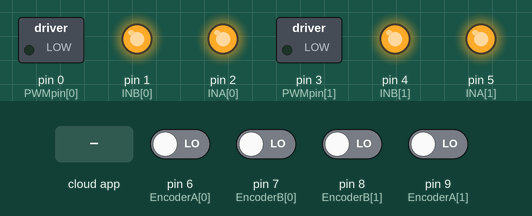
This program was run on a simulated Teensy 4. On the bench: switched loads named in the program (green lamp = pin HIGH), output pins drawn as LEDs (lit = HIGH). Inputs (shaded band) come from the test bench; at power-on: pin 6 (EncoderA[0]), pin 7 (EncoderB[0]), pin 8 (EncoderB[1]), pin 9 (EncoderA[1]) LOW. The ROS host is connected and sends only what is stated.

Above: at 1.2 s.
1.3 s: the phone or cloud app sets angular.z to -100
At 2.8 s:
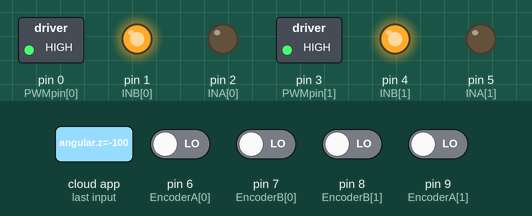
3.5 s: the phone or cloud app sets linear.x to -100
At 6.0 s:
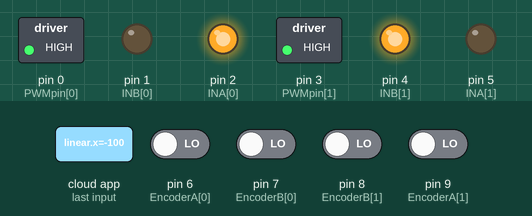
6.5 s: the phone or cloud app sets linear.x to 0
At 9.02 s:
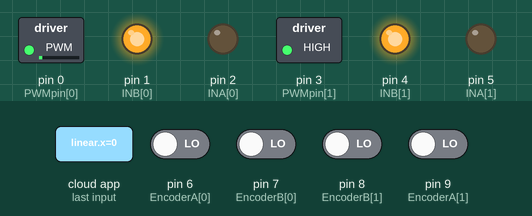
9.5 s: the phone or cloud app sets angular.z to 0
11.0 s: pin 6 (EncoderA[0]) driven HIGH
At 11.6 s:
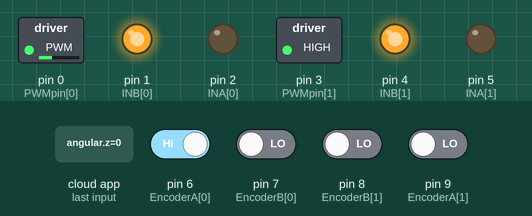
12.5 s: the phone or cloud app sets linear.x to 100
At 19.1 s:
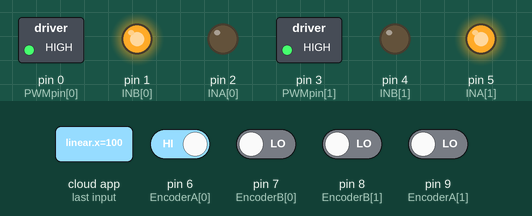
Timing chart, 0 to 20.1 s (numbered marks = the images above; inputs shaded):
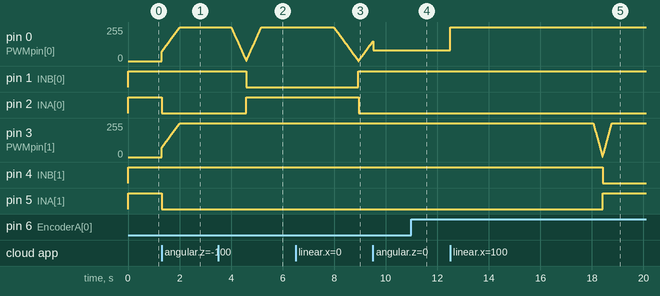

The program:

main.cpp
```cpp
#include <Arduino.h>
#include <elapsedMillis.h>
#include <ros.h>
#include <ros/time.h>
#include <geometry_msgs/Twist.h>
#include <tf/tf.h>
#include <tf/transform_broadcaster.h>
#include <nav_msgs/Odometry.h>


ros::NodeHandle nh;               // objekt za teensy čvor


// ********************** klasa regulatora************************

class RegulatorPI {
  private:
    float Pcw, Icw, Dcw;          // parametri regulatora
    float ewprev, ew;             // pogreska procesa i integracija pogreske procesa
    int PWMmax;                   // zasicenje regulatora
    int PWMmin;                   // mrtva zona motora
    float yP = 0;
    float yI = 0;
    float yD = 0;
    float yC = 0;

  public:
    RegulatorPI()
      : Pcw(0.0), Icw(0.0), Dcw(0.0), ewprev(0.0), PWMmax(255), PWMmin(55)  {}    // KONSTRUKTOR, početna inicializacija parametara

    void Parametri(float PcwIn, float IcwIn, float DcwIn) {                       // inicializacija parametara regulatora
      Pcw = PcwIn; Icw = IcwIn; Dcw = DcwIn;
    }

    // wC - upravljacki signal
    // wM - mjerena brzina
    // wR - referenca brzine
    // T  - period
    // PWM - PWM
    // direction - smijer

    void wC(float wM, float wR, float T, int &PWM, int &direction) {   // upravljacki signal regulatora (& - referenca memorijske lokacije)

      ew = wR - wM;
      //ewinteg = ewinteg + ew*T;          // integriranje greske, implicito
      yP = Pcw*ew;                         // proporcionalno djelovanje
      yI = yI+Icw*ew*T;                    // integralno djelovanje
      yD = Dcw*(ew-ewprev)/T;              // derivacijsko djelovanje
      yC = yP + yI + yD;                   // izlazni signal regulatora
      ewprev = ew;

      PWM = (int) fabs(yC);                // upravljacki PWM signal zaokruzen na abs int
      if( PWM > PWMmax ) {                 // max PWM signal je 255
        PWM = PWMmax;
        yI = yC - yP - yD;                 // resetiranje integratora pri zasicenju
      }
      // else if( PWM>2 && PWM<PWMmin ) {
      //   PWM = PWMmin;                   // kada padne ispod PWMmin onda pada u mrtvu zonu
      //   yI = yC - yP;                   // resetiranje integratora za mrtvu zonu
      //}

      direction = 1;                        // postavljeni smjer vrtnje motora
      if( yC < 0 ) {                        // ovisno vrijednosti regulatora
        direction = -1;                     // smjer se mjenja
      }
      else if( PWM<2 ) {                    // gašenje motora
        direction = 0;
      }

//       Serial.print("e : ");
//       Serial.println(ew);
//       Serial.print("einteg : ");
//       Serial.println(ewinteg);
//       Serial.print("yC : ");
//       Serial.println(yC);
//       Serial.print("wR : ");
//       Serial.println(wR)

     }
};

// **************** varijable i pinovi *******************
#define nMotora  2                // broj motora
#define M1  0                     // motor 1
#define M2  1                     // motor 2
RegulatorPI regulatorW[nMotora];  // dvije (nMotora) instance regulatora

const int EncoderA[] = {6,9};     // encoderA motora 1 i 2
const int EncoderB[] = {7,8};     // encoderB    -||-
const int PWMpin[] = {0,3};       // PWMovi za motor 1 i 2
const int INA[] = {2,5};          // smjer + za motor 1 i 2
const int INB[] = {1,4};          // smjer -     -||-

volatile int ticks[] = {0,0};     // tickovi pojedinih enkodera u ReadEncoder()
long position[] = {0,0};          // suma tickova novo
long oldposition[] = {0,0};       // suma tickova staro
long dposition[] = {0,0};         // razlika tickova

double theta = 0;
double x = 0;
double y = 0;

unsigned long oldtime = 0;
elapsedMillis elapsedT;           // vrijeme u programu
unsigned int sampT=10;            // vrijeme uzorkovanja [mikrosekunde]

float wM[] = {0,0};               // mjerena brzina kotača
float wMprev[] = {0,0};           // mjerena brtina kotača n-1
float wMfilt[] = {0,0};           // filtritana brzina kotača

float wR[]={0,0};                 // referentna brzina kotača
float vrobota[]={0,0};            // linearna i kutna brzina robota
float vrobotaM[]={0,0,0};         // lineatna x,y i kutna mjerena brzina robota

unsigned int noCommMax = 800;      // maksimalan broj petlji u kojima komunikacija nije ostvarena ///////////////// stavi na 20
unsigned int noComm = 0;          // broj petlji u kojima komunikacija nije ostvarena

float r=0.165/2;                  // radius kotača
float L=0.380;                    // međuosovinski razmak

float rad = 0.0;                  // varijabla za sinusnu pobudu
unsigned long Tref;               // varijabla za početak pobude

// ********************* funkcije ***********************

void SetMotor(int INA, int INB, int PWMpin, int PWM, int direction)  {
// funkcija postavlja brzinu i smjer okretanja motora preko PWMa
  analogWrite(PWMpin, PWM);
  if(direction == 1) {
    digitalWrite(INA, HIGH);
    digitalWrite(INB, LOW);
  }
  else if(direction == -1) {
    digitalWrite(INA, LOW);
    digitalWrite(INB, HIGH);
  }
  else {
    digitalWrite(INA, HIGH);
    digitalWrite(INB, HIGH);
  }
}

template <int i>
void ReadEncoderA() {
  if(digitalRead(EncoderA[i])==HIGH) {
    if(digitalRead(EncoderB[i])==HIGH) {
      ticks[i]++; }
    else {
      ticks[i]--; }
  }
  else {
    if(digitalRead(EncoderB[i])==HIGH) {
      ticks[i]--; }
    else {
      ticks[i]++; }
  }
}

template <int i>
void ReadEncoderB() {
  if(digitalRead(EncoderB[i])==HIGH) {
    if(digitalRead(EncoderA[i])==HIGH) {
      ticks[i]--; }
    else {
      ticks[i]++; }
  }
  else {
    if(digitalRead(EncoderA[i])==HIGH) {
      ticks[i]++; }
    else {
      ticks[i]--; }
  }
}

void invKinematics(float Vtrans, float Wrot) {
// inverzna kinematika diferencialnog robota
  if (Vtrans>1) Vtrans=1;  // ogranicenje linearne brzine
  if (Wrot>2) Wrot=2;      // ogranicenje kutne brzine

  wR[0]=-1/r*(Vtrans-L*Wrot)*60/(2*PI);
  wR[1]=1/r*(Vtrans+L*Wrot)*60/(2*PI);
}


void dirKinematics(float wM0, float wM1, double theta) {
// direktna kinematika diferencialnog robota
//  vrobotaM[0] = r*PI*(wM1-wM0)*cos(theta)/(60);
  vrobotaM[0] = r*PI*(wM1-wM0)/(60);
  vrobotaM[1] = r*PI*(wM1-wM0)*sin(theta)/(60);
  vrobotaM[2] = r*PI*(wM0+wM1)/(60*L);
}

void cmd_vel_Cb( const geometry_msgs::Twist& twist){
// ROS subscriber na topic cmd_vel
 noComm = 0;                    // resetiranje variable
 vrobota[0]= twist.linear.x;
 vrobota[1]= twist.angular.z;
}

ros::Subscriber<geometry_msgs::Twist> sub("cmd_vel", &cmd_vel_Cb );
tf::TransformBroadcaster broadcaster;
nav_msgs::Odometry odom_msg;
ros::Publisher odom_pub("odom", &odom_msg);
geometry_msgs::TransformStamped t;

char base_link[] = "/base_link";
char odom[] = "/odom";

void setup() {

  nh.getHardware()->setBaud(115200);
  nh.initNode();                                // inicijalizacija komunikacije
  nh.subscribe(sub);
  nh.advertise(odom_pub);
  broadcaster.init(nh);

  for (int i = 0; i < nMotora; i++ ) {          // deklaritanje pinova za nMotora
    pinMode(EncoderA[i], INPUT);
    pinMode(EncoderB[i], INPUT);
    pinMode(PWMpin[i], OUTPUT);
    pinMode(INA[i], OUTPUT);
    pinMode(INB[i], OUTPUT);
    analogWriteFrequency(PWMpin[i],40000);      // postavljanje frekvencije PWM signala
    regulatorW[i].Parametri(1.5,6,0);           // postavljanje parametara regulatora motora
  }
  attachInterrupt(digitalPinToInterrupt(EncoderA[M1]), ReadEncoderA<M1>, CHANGE);   // interupt za ReadEncoderA, kanal A M1
  attachInterrupt(digitalPinToInterrupt(EncoderB[M1]), ReadEncoderB<M1>, CHANGE);   // interupt za ReadEncoderB, kanal B M1
  attachInterrupt(digitalPinToInterrupt(EncoderA[M2]), ReadEncoderA<M2>, CHANGE);   // interupt za ReadEncoderA, kanal A M2
  attachInterrupt(digitalPinToInterrupt(EncoderB[M2]), ReadEncoderB<M2>, CHANGE);   // interupt za ReadEncoderB, kanal B M2
  }

void loop() {
  nh.spinOnce();                                 // pokretanje ROS čvorova za komunikaciju
  invKinematics(vrobota[0],vrobota[1]);          // postavljanje referenci kotača

  if (elapsedT >= sampT) {                       // period uzorkovanja
    noInterrupts();                              // gasenje interupta za sigurno očitanje pozicije
    for(int j = 0; j < nMotora; j++){
      position[j] = ticks[j];                    // ocitanje pozicija obaju motora u vidu tickova
    }
    interrupts();
    float T = elapsedT/(1.0e3);                  // T [s]

    for(int i = 0; i < nMotora; i++){
      dposition[i] = position[i]-oldposition[i];
      wM[i]=(dposition[i]*60)/(T*46.8512*12*4);                  // izracun brzine motora [RPM]
      oldposition[i]=position[i];
      wMprev[i]=wM[i];
      wMfilt[i]=0.7265*wMfilt[i]+0.1367*wM[i]+0.1367*wMprev[i];  // butterworth filter cutoff na 5Hz
    }

    for (int k = 0; k < nMotora; k++){                           // izlaz regulatora
      int PWM, direction;
      if ( noComm>=noCommMax ) {
        wR[k]=0;
        regulatorW[k].wC(wMfilt[k], wR[k], T, PWM, direction);
        SetMotor(INA[k], INB[k], PWMpin[k], PWM, direction);
      }
      regulatorW[k].wC(wMfilt[k], wR[k], T, PWM, direction);
      SetMotor(INA[k], INB[k], PWMpin[k], PWM, direction);
    }

    // direknta kinematika, integracija položaja
    theta += (2*r*PI*(dposition[0]+dposition[1]))/(46.8512*12*4*L);
    if (theta > PI) theta -= TWO_PI;
    if (theta < (-PI)) theta += TWO_PI;
    x += ((dposition[1]-dposition[0])*cos(theta))/2;
    y += ((dposition[1]-dposition[0])*sin(theta))/2;

    dirKinematics(wMfilt[0],wMfilt[1],theta);                  // direktna kinematika mobilnog robota

    t.header.frame_id = odom;
    t.child_frame_id = base_link;

    t.transform.translation.x = x/1000;
    t.transform.translation.y = y/1000;
    t.transform.rotation.z = theta;
    t.transform.rotation = tf::createQuaternionFromYaw(theta);
    t.header.stamp = nh.now();

    broadcaster.sendTransform(t);

    nav_msgs::Odometry odom_msg;
    odom_msg.header.stamp = nh.now();
    odom_msg.header.frame_id = odom;

    odom_msg.pose.pose.position.x = x/1000;
    odom_msg.pose.pose.position.y = y/1000;
    odom_msg.pose.pose.position.z = 0.0;
    odom_msg.pose.pose.orientation = tf::createQuaternionFromYaw(theta);

    odom_msg.child_frame_id = base_link;
    odom_msg.twist.twist.linear.x = vrobotaM[0] ;       // forward linear velovity
    odom_msg.twist.twist.linear.y = vrobotaM[1];        // forward linear velovity
    odom_msg.twist.twist.angular.z = vrobotaM[2] ;      // anglular velocity
    odom_pub.publish(&odom_msg);

    noComm++;
    elapsedT=0;
  }

}
```

Measured:
- after the input at 1.3 s, pin 0 (PWMpin[0]), pin 3 (PWMpin[1]): moves from 0/255 to 255/255 over 0.71 s, starting at once; pin 2 (INA[0]), pin 5 (INA[1]): HIGH → LOW at once
- after the input at 3.5 s, pin 1 (INB[0]): HIGH → LOW after 1.1 s; pin 2 (INA[0]): LOW → HIGH after 1.1 s
- after the input at 6.5 s, pin 1 (INB[0]): LOW → HIGH after 2.4 s; pin 2 (INA[0]): HIGH → LOW after 2.4 s
- after the input at 11.0 s, pin 0 (PWMpin[0]): 81/255 → 80/255 at once, → 81/255 0.03 s later
- after the input at 12.5 s, pin 0 (PWMpin[0]): 81/255 → 255/255 at once; pin 4 (INB[1]): HIGH → LOW after 5.9 s; pin 5 (INA[1]): LOW → HIGH after 5.9 s
